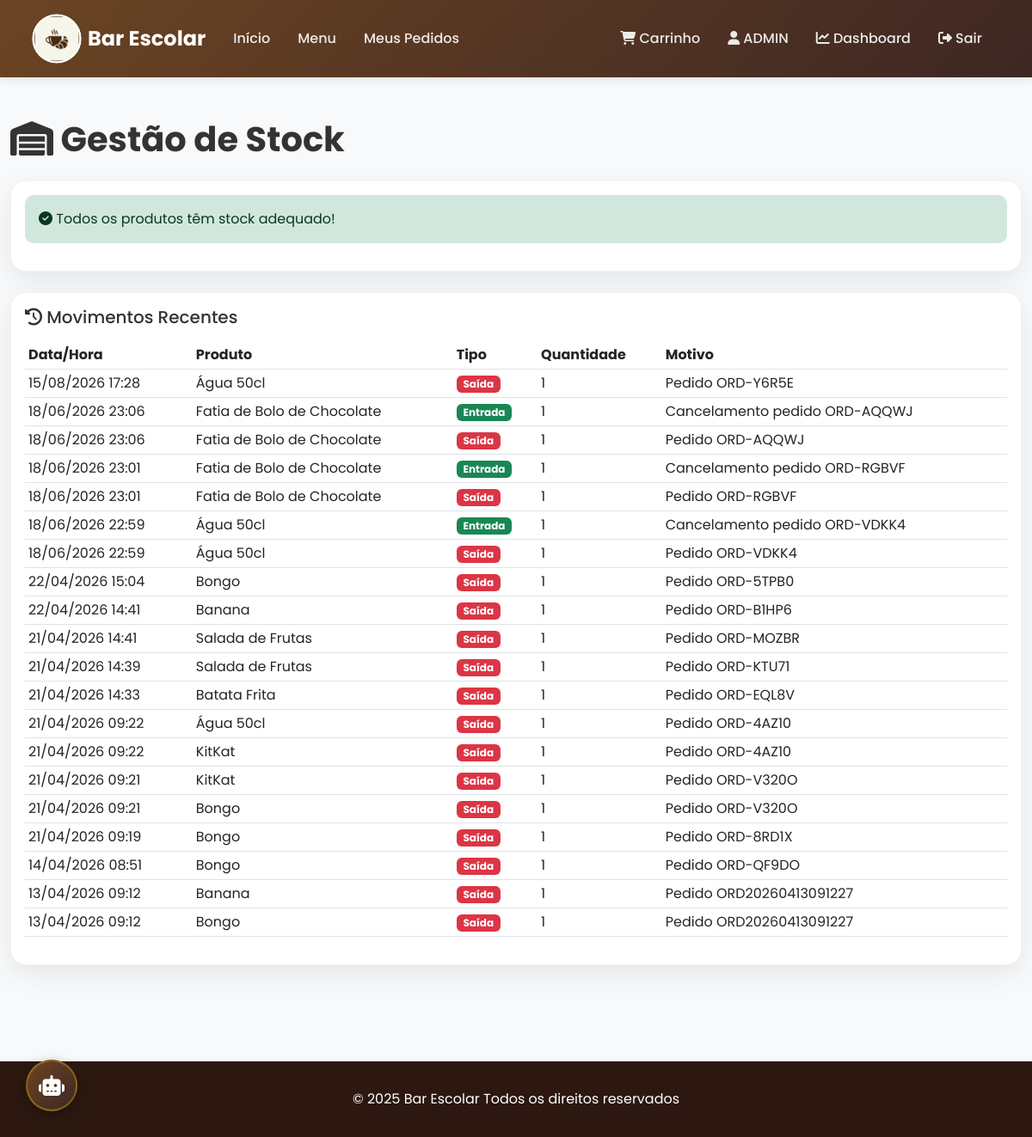
Page /dashboard/stock/ (signed in) on the earlier database version.
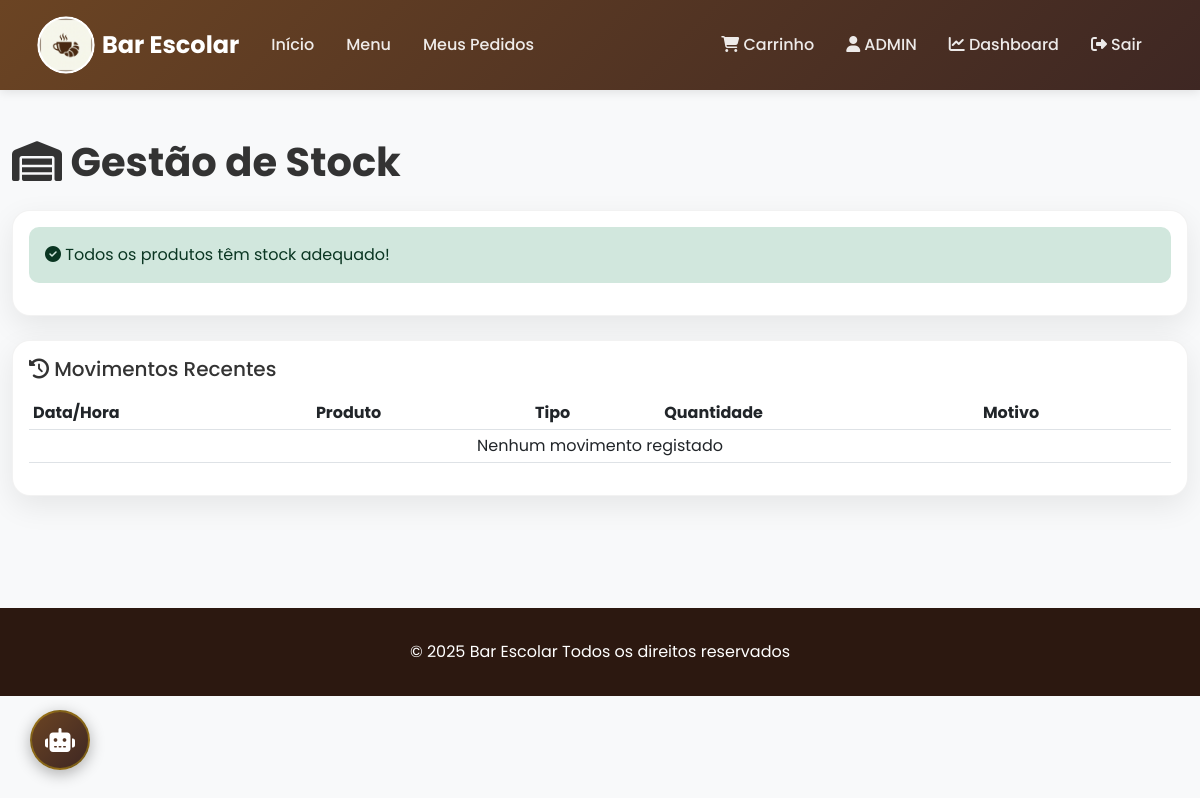
Same page on the later database version.
### bar_app/models.py (models this page shows, shortened)
class StockMovement(models.Model):
    MOVEMENT_TYPE_CHOICES = (
        ('in', 'Entrada'),
        ('out', 'Saída'),
        ('adjustment', 'Ajuste'),
    )
    product = models.ForeignKey(Product, on_delete=models.CASCADE, related_name='movements', verbose_name='Produto')
    movement_type = models.CharField(max_length=15, choices=MOVEMENT_TYPE_CHOICES, verbose_name='Tipo de Movimento')
    quantity = models.IntegerField(verbose_name='Quantidade')
    reason = models.CharField(max_length=200, verbose_name='Motivo')
    order = models.ForeignKey(Order, on_delete=models.SET_NULL, null=True, blank=True, verbose_name='Pedido')
    created_by = models.ForeignKey(User, on_delete=models.SET_NULL, null=True, verbose_name='Criado por')
    created_at = models.DateTimeField(auto_now_add=True)
    class Meta:
        verbose_name = 'Movimento de Stock'
        verbose_name_plural = 'Movimentos de Stock'
        ordering = ['-created_at']

class Product(models.Model):
    name = models.CharField(max_length=200, verbose_name='Nome')
    description = models.TextField(blank=True, verbose_name='Descrição')
    allergens = models.CharField(max_length=200, blank=True, help_text="Ex: Glúten, Lactose, Frutos Secos", verbose_name='Alergéneos')
    category = models.ForeignKey(Category, on_delete=models.SET_NULL, null=True, related_name='products', verbose_name='Categoria')
    price = models.DecimalField(max_digits=8, decimal_places=2, validators=[MinValueValidator(Decimal('0.01'))], verbose_name='Preço de Venda')
    purchase_price = models.DecimalField(max_digits=8, decimal_places=2, null=True, blank=True, validators=[MinValueValidator(Decimal('0.00'))], verbose_name='Preço de Custo', help_text="Preço pago pelo bar ao fornecedor")
    image = models.ImageField(upload_to='products/', blank=True, null=True, verbose_name='Imagem')
    stock = models.IntegerField(default=0, validators=[MinValueValidator(0)], verbose_name='Stock Atual')
    min_stock = models.IntegerField(default=10, validators=[MinValueValidator(0)], verbose_name='Stock Mínimo')
    expiration_date = models.DateField(blank=True, null=True, help_text="Data de validade do lote atual", verbose_name='Data de Validade')
    is_available = models.BooleanField(default=True, verbose_name='Disponível')
    created_at = models.DateTimeField(default=timezone.now, verbose_name='Criado em')
    updated_at = models.DateTimeField(auto_now=True, verbose_name='Atualizado em')
    class Meta:
        verbose_name = 'Produto'
        verbose_name_plural = 'Produtos'
        ordering = ['category', 'name']

### bar_app/views/dashboard.py (the view)
# urls.py: path('dashboard/stock/', views.manage_stock, name='manage_stock'),
@login_required
@user_passes_test(is_staff_user)
def manage_stock(request):
    low_stock_products = Product.objects.filter(stock__lt=10).order_by('stock')
    all_products = Product.objects.all()
    recent_movements = StockMovement.objects.all()[:20]
    return render(request, 'bar_app/dashboard/stock.html', {
        'products': all_products, 'low_stock_products': low_stock_products, 'recent_movements': recent_movements
    })

### bar_app/views/auth.py (called while the page is built)
def is_staff_user(user):
    return user.is_staff or user.user_type in ['admin', 'staff']

### templates/bar_app/dashboard/stock.html (shortened to what this page needs)
{% extends 'base.html' %}
{% block content %}
<div class="container-fluid py-5">
    <h1 class="mb-4 fw-bold"><i class="fas fa-warehouse"></i> Gestão de Stock</h1>
    <div class="card mb-4">
        <div class="card-body">
            {% if low_stock_products %}
            <h5 class="card-title mb-3 text-danger"><i class="fas fa-exclamation-triangle"></i> Produtos com Stock Baixo
            </h5>
            <div class="table-responsive">
                <table class="table table-hover">
                    <thead>
                        <tr>
                            <th>Produto</th>
                            <th>Stock Atual</th>
                            <th>Stock Mínimo</th>
                            <th>Ações</th>
                        </tr>
                    </thead>
                    <tbody>
                        {% for product in low_stock_products %}
                        <tr class="table-warning">
                            <td>{{ product.name }}</td>
                            <td class="fw-bold text-danger">{{ product.stock }}</td>
                            <td>{{ product.min_stock }}</td>
                            <td>
                                <button class="btn btn-sm btn-primary" data-bs-toggle="modal"
                                    data-bs-target="#replenishModal"
                                    onclick="setProductReplenish({{ product.id }}, '{{ product.name }}')">
                                    <i class="fas fa-plus"></i> Repor Stock
                                </button>
                            </td>
                        </tr>
                        {% endfor %}
                    </tbody>
                </table>
            </div>
            {% else %}
            <div class="alert alert-success">
                <i class="fas fa-check-circle"></i> Todos os produtos têm stock adequado!
            </div>
            {% endif %}
        </div>
    </div>
    <div class="card">
        <div class="card-body">
            <h5 class="card-title mb-3"><i class="fas fa-history"></i> Movimentos Recentes</h5>
            <div class="table-responsive">
                <table class="table table-sm">
                    <thead>
                        <tr>
                            <th>Data/Hora</th>
                            <th>Produto</th>
                            <th>Tipo</th>
                            <th>Quantidade</th>
                            <th>Motivo</th>
                        </tr>
                    </thead>
                    <tbody>
                        {% for movement in recent_movements %}
                        <tr>
                            <td>{{ movement.created_at|date:"d/m/Y H:i" }}</td>
                            <td>{{ movement.product.name }}</td>
                            <td>
                                {% if movement.movement_type == 'in' %}
                                <span class="badge bg-success">Entrada</span>
                                {% else %}
                                <span class="badge bg-danger">Saída</span>
                                {% endif %}
                            </td>
                            <td>{{ movement.quantity }}</td>
                            <td>{{ movement.reason }}</td>
                        </tr>
                        {% empty %}
                        <tr>
                            <td colspan="5" class="text-center">Nenhum movimento registado</td>
                        </tr>
                        {% endfor %}
                    </tbody>
                </table>
            </div>
        </div>
    </div>
</div>
{% endblock %}

Differences in the rows shown:
removed StockMovement: created_at "15/08/2026 17:28", product.name "Água 50cl", movement_type "Saída", quantity "1", reason "Pedido ORD-Y6R5E"
removed StockMovement: created_at "18/06/2026 23:06", product.name "Fatia de Bolo de Chocolate", movement_type "Entrada", quantity "1", reason "Cancelamento pedido ORD-AQQWJ"
removed StockMovement: created_at "18/06/2026 23:06", product.name "Fatia de Bolo de Chocolate", movement_type "Saída", quantity "1", reason "Pedido ORD-AQQWJ"
removed StockMovement: created_at "18/06/2026 23:01", product.name "Fatia de Bolo de Chocolate", movement_type "Entrada", quantity "1", reason "Cancelamento pedido ORD-RGBVF"
removed StockMovement: created_at "18/06/2026 23:01", product.name "Fatia de Bolo de Chocolate", movement_type "Saída", quantity "1", reason "Pedido ORD-RGBVF"
removed StockMovement: created_at "18/06/2026 22:59", product.name "Água 50cl", movement_type "Entrada", quantity "1", reason "Cancelamento pedido ORD-VDKK4"
removed StockMovement: created_at "18/06/2026 22:59", product.name "Água 50cl", movement_type "Saída", quantity "1", reason "Pedido ORD-VDKK4"
removed StockMovement: created_at "22/04/2026 15:04", product.name "Bongo", movement_type "Saída", quantity "1", reason "Pedido ORD-5TPB0"
removed StockMovement: created_at "22/04/2026 14:41", product.name "Banana", movement_type "Saída", quantity "1", reason "Pedido ORD-B1HP6"
removed StockMovement: created_at "21/04/2026 14:41", product.name "Salada de Frutas", movement_type "Saída", quantity "1", reason "Pedido ORD-MOZBR"
removed StockMovement: created_at "21/04/2026 14:39", product.name "Salada de Frutas", movement_type "Saída", quantity "1", reason "Pedido ORD-KTU71"
removed StockMovement: created_at "21/04/2026 14:33", product.name "Batata Frita", movement_type "Saída", quantity "1", reason "Pedido ORD-EQL8V"
removed StockMovement: created_at "21/04/2026 09:22", product.name "Água 50cl", movement_type "Saída", quantity "1", reason "Pedido ORD-4AZ10"
removed StockMovement: created_at "21/04/2026 09:22", product.name "KitKat", movement_type "Saída", quantity "1", reason "Pedido ORD-4AZ10"
removed StockMovement: created_at "21/04/2026 09:21", product.name "KitKat", movement_type "Saída", quantity "1", reason "Pedido ORD-V320O"
removed StockMovement: created_at "21/04/2026 09:21", product.name "Bongo", movement_type "Saída", quantity "1", reason "Pedido ORD-V320O"
removed StockMovement: created_at "21/04/2026 09:19", product.name "Bongo", movement_type "Saída", quantity "1", reason "Pedido ORD-8RD1X"
removed StockMovement: created_at "14/04/2026 08:51", product.name "Bongo", movement_type "Saída", quantity "1", reason "Pedido ORD-QF9DO"
removed StockMovement: created_at "13/04/2026 09:12", product.name "Banana", movement_type "Saída", quantity "1", reason "Pedido ORD20260413091227"
removed StockMovement: created_at "13/04/2026 09:12", product.name "Bongo", movement_type "Saída", quantity "1", reason "Pedido ORD20260413091227"
Other differences:
text now shown: "Nenhum movimento registado"
